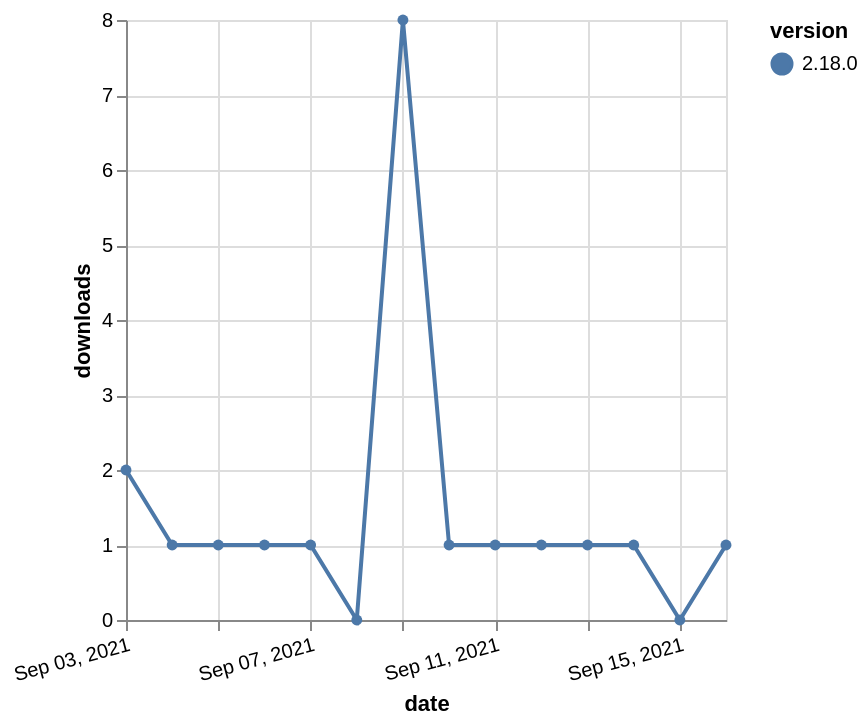

Source (Vega-Lite JSON):
### Vega-Lite specification from a JSON file in a GitHub repository (floating-point values rounded to 4 significant figures)
{"$schema": "https://vega.github.io/schema/vega-lite/v5.json", "description": "A simple bar chart with embedded data.", "data": {"values": [{"date": "2021-09-03", "total": 507, "delta": 2, "version": "2.18.0"}, {"date": "2021-09-04", "total": 508, "delta": 1, "version": "2.18.0"}, {"date": "2021-09-05", "total": 509, "delta": 1, "version": "2.18.0"}, {"date": "2021-09-06", "total": 510, "delta": 1, "version": "2.18.0"}, {"date": "2021-09-07", "total": 511, "delta": 1, "version": "2.18.0"}, {"date": "2021-09-08", "total": 511, "delta": 0, "version": "2.18.0"}, {"date": "2021-09-09", "total": 519, "delta": 8, "version": "2.18.0"}, {"date": "2021-09-10", "total": 520, "delta": 1, "version": "2.18.0"}, {"date": "2021-09-11", "total": 521, "delta": 1, "version": "2.18.0"}, {"date": "2021-09-12", "total": 522, "delta": 1, "version": "2.18.0"}, {"date": "2021-09-13", "total": 523, "delta": 1, "version": "2.18.0"}, {"date": "2021-09-14", "total": 524, "delta": 1, "version": "2.18.0"}, {"date": "2021-09-15", "total": 524, "delta": 0, "version": "2.18.0"}, {"date": "2021-09-16", "total": 525, "delta": 1, "version": "2.18.0"}]}, "width": "container", "mark": {"type": "line", "point": {"filled": true}}, "encoding": {"x": {"field": "date", "type": "temporal", "timeUnit": "yearmonthdate", "title": "date", "axis": {"labelAngle": -15}}, "y": {"field": "delta", "type": "quantitative", "title": "downloads"}, "color": {"field": "version", "type": "nominal"}, "tooltip": {"field": "delta"}}}
